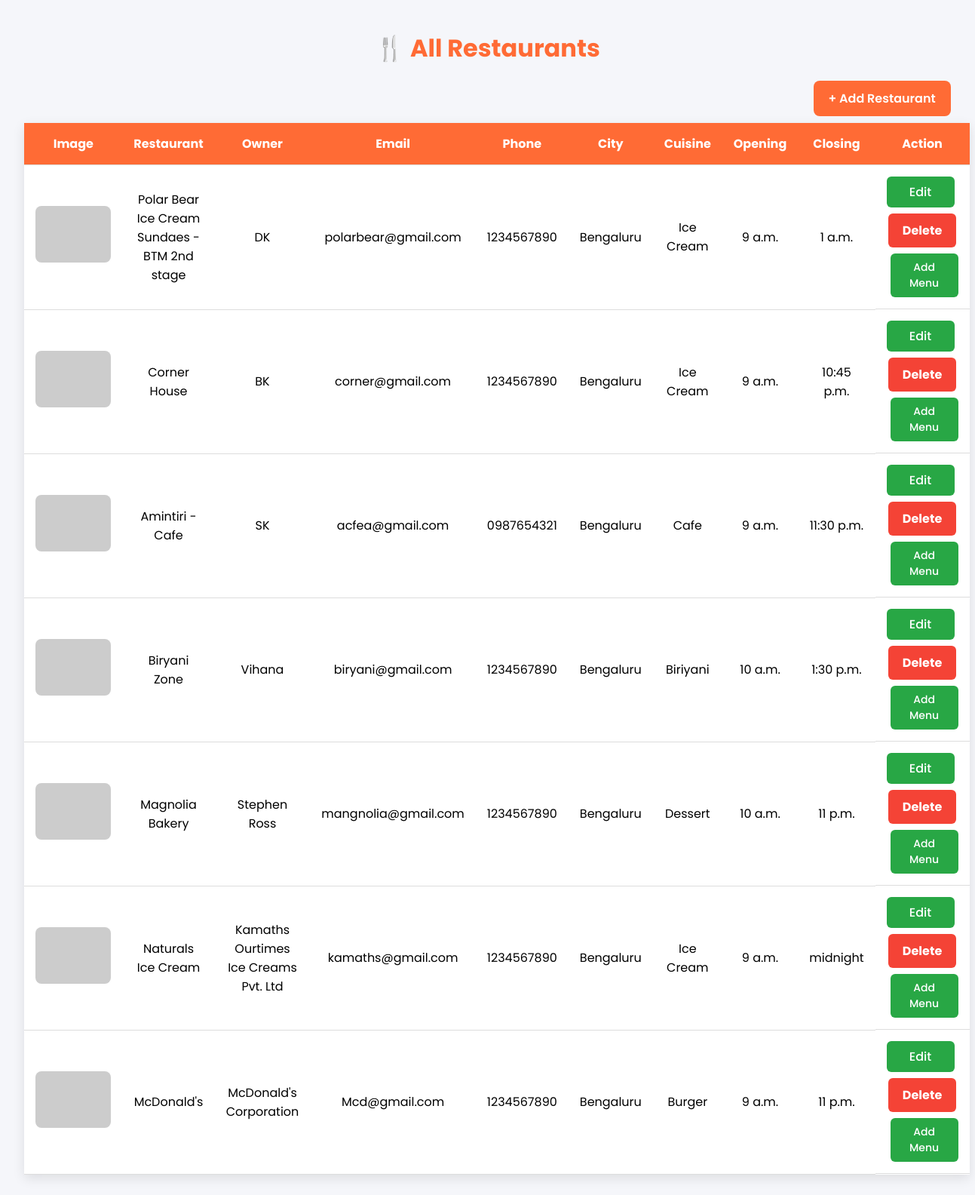
/open_show_restaurants, run on the app's committed database.
### delivery/models.py (models this page shows)
class Restaurant(models.Model):
    restaurant_name = models.CharField(max_length=100)
    owner_name = models.CharField(max_length=100)
    email = models.EmailField(unique=True)
    phone = models.CharField(max_length=15)
    address = models.TextField()
    city = models.CharField(max_length=100)
    pincode = models.CharField(max_length=10)
    cuisine = models.CharField(max_length=100)
    opening_time = models.TimeField()
    closing_time = models.TimeField()
    rating = models.DecimalField(
        max_digits=2,
        decimal_places=1,
        default=0.0
    )
    image = models.URLField(
    max_length=500,
    blank=True,
    default="https://images.pexels.com/photos/262978/pexels-photo-262978.jpeg"
)

### delivery/views.py (the view)
# urls.py: path("open_show_restaurants", views.open_show_restaurants, name="open_show_restaurants"),
def open_show_restaurants(request):
    restaurants = Restaurant.objects.all()
    context = {
        "restaurants": restaurants
    }
    return render(request, "delivery/show_restaurants.html", context)

### delivery/templates/delivery/show_restaurants.html (shortened to what this page needs)
{% load static %}
<!DOCTYPE html>
<html lang="en">
<head>
    <link rel="stylesheet" href="{% static 'delivery/show_restaurants.css' %}">
</head>
<body>
<div class="container">
    <h1>🍴 All Restaurants</h1>
    <div class="top-buttons">
        <a href="{% url 'open_add_restaurant' %}" class="add-btn">
            + Add Restaurant
        </a>
    </div>
    <table>
        <thead>
            <tr>
                <th>Image</th>
                <th>Restaurant</th>
                <th>Owner</th>
                <th>Email</th>
                <th>Phone</th>
                <th>City</th>
                <th>Cuisine</th>
                <th>Opening</th>
                <th>Closing</th>
                <th>Action</th>
            </tr>
        </thead>
        <tbody>
        {% for restaurant in restaurants %}
        <tr>
            <td>
    {% if restaurant.image %}
        <img class="restaurant-img"
             src="{{ restaurant.image }}"
             alt="{{ restaurant.restaurant_name }}"
             onerror="this.onerror=null; this.src='https://placehold.co/300x200?text=Image+Unavailable';">
    {% else %}
        <img class="restaurant-img"
             src="https://placehold.co/300x200?text=No+Image"
             alt="No restaurant image">
    {% endif %}
</td>
            <td>{{ restaurant.restaurant_name }}</td>
            <td>{{ restaurant.owner_name }}</td>
            <td>{{ restaurant.email }}</td>
            <td>{{ restaurant.phone }}</td>
            <td>{{ restaurant.city }}</td>
            <td>{{ restaurant.cuisine }}</td>
            <td>{{ restaurant.opening_time }}</td>
            <td>{{ restaurant.closing_time }}</td>
            <td class="action-buttons">
                <a href="{% url 'open_update_restaurant' restaurant.id %}" class="edit-btn">
                    Edit
                </a>
                <a href="{% url 'delete_restaurant' restaurant.id %}"
                   class="delete-btn"
                   onclick="return confirm('Are you sure you want to delete this restaurant?')">
                    Delete
                </a>
                <a href="{% url 'open_add_menu' restaurant.id %}" class="menu-btn">
    Add Menu
</a>
            </td>
        </tr>
        {% empty %}
        <tr>
            <td colspan="10" style="text-align:center;">
                No Restaurants Found.
            </td>
        </tr>
        {% endfor %}
        </tbody>
    </table>
</div>
</body>
</html>

### delivery/static/delivery/show_restaurants.css (style rules this page uses)
* { margin:0; padding:0; box-sizing:border-box; font-family:'Poppins',sans-serif; }
body { background:#f5f6fa; }
.container { width:95%; margin:40px auto; }
h1 { text-align:center; color:#ff6b35; margin-bottom:30px; }
.top-buttons { text-align:right; margin-bottom:20px; }
.add-btn { text-decoration:none; background:#ff6b35; color:white; padding:12px 20px; border-radius:8px; font-weight:600; }
table { width:100%; border-collapse:collapse; background:white; box-shadow:0 5px 15px rgba(0,0,0,.1); }
thead { background:#ff6b35; color:white; }
th,td { padding:15px; text-align:center; border-bottom:1px solid #ddd; }
img { width:80px; height:60px; object-fit:cover; border-radius:8px; }
.edit-btn { text-decoration:none; background:#28a745; color:white; padding:8px 15px; border-radius:5px; margin-right:5px; }
.delete-btn { text-decoration:none; background:#dc3545; color:white; padding:8px 15px; border-radius:5px; }
.action-buttons { display: flex; flex-direction: column; gap: 8px; align-items: center; }
.edit-btn, .delete-btn { width: 90px; text-align: center; padding: 8px 0; color: white; text-decoration: none; border-radius: 6px; font-weight: 500; }
.edit-btn { background: #28a745; }
.delete-btn { background: #dc3545; }
table { width: 100%; border-collapse: collapse; }
th, td { padding: 15px; text-align: center; vertical-align: middle; }
.restaurant-img { width: 100px; height: 75px; object-fit: cover; border-radius: 8px; }
.delete-btn { background:#f44336; color:white; padding:10px 18px; border-radius:6px; text-decoration:none; font-weight:bold; }
.menu-btn { display: inline-block; padding: 8px 14px; background-color: #28a745; color: white; text-decoration: none; border-radius: 6px; font-size: 14px; font-weight: 500; transition: 0.3s ease; margin-left: 5px; }

### data on the page
Restaurant: restaurant_name "Polar Bear Ice Cream Sundaes - BTM 2nd stage", owner_name "DK", email "polarbear@gmail.com", phone "1234567890", city "Bengaluru", cuisine "Ice Cream", opening_time "9 a.m.", closing_time "1 a.m."
Restaurant: restaurant_name "Corner House", owner_name "BK", email "corner@gmail.com", phone "1234567890", city "Bengaluru", cuisine "Ice Cream", opening_time "9 a.m.", closing_time "10:45 p.m."
Restaurant: restaurant_name "Amintiri - Cafe", owner_name "SK", email "acfea@gmail.com", phone "0987654321", city "Bengaluru", cuisine "Cafe", opening_time "9 a.m.", closing_time "11:30 p.m."
Restaurant: restaurant_name "Biryani Zone", owner_name "Vihana", email "biryani@gmail.com", phone "1234567890", city "Bengaluru", cuisine "Biriyani", opening_time "10 a.m.", closing_time "1:30 p.m."
Restaurant: restaurant_name "Magnolia Bakery", owner_name "Stephen Ross", email "mangnolia@gmail.com", phone "1234567890", city "Bengaluru", cuisine "Dessert", opening_time "10 a.m.", closing_time "11 p.m."
Restaurant: restaurant_name "Naturals Ice Cream", owner_name "Kamaths Ourtimes Ice Creams Pvt. Ltd", email "kamaths@gmail.com", phone "1234567890", city "Bengaluru", cuisine "Ice Cream", opening_time "9 a.m.", closing_time "midnight"
Restaurant: restaurant_name "McDonald's", owner_name "McDonald's Corporation", email "Mcd@gmail.com", phone "1234567890", city "Bengaluru", cuisine "Burger", opening_time "9 a.m.", closing_time "11 p.m."
